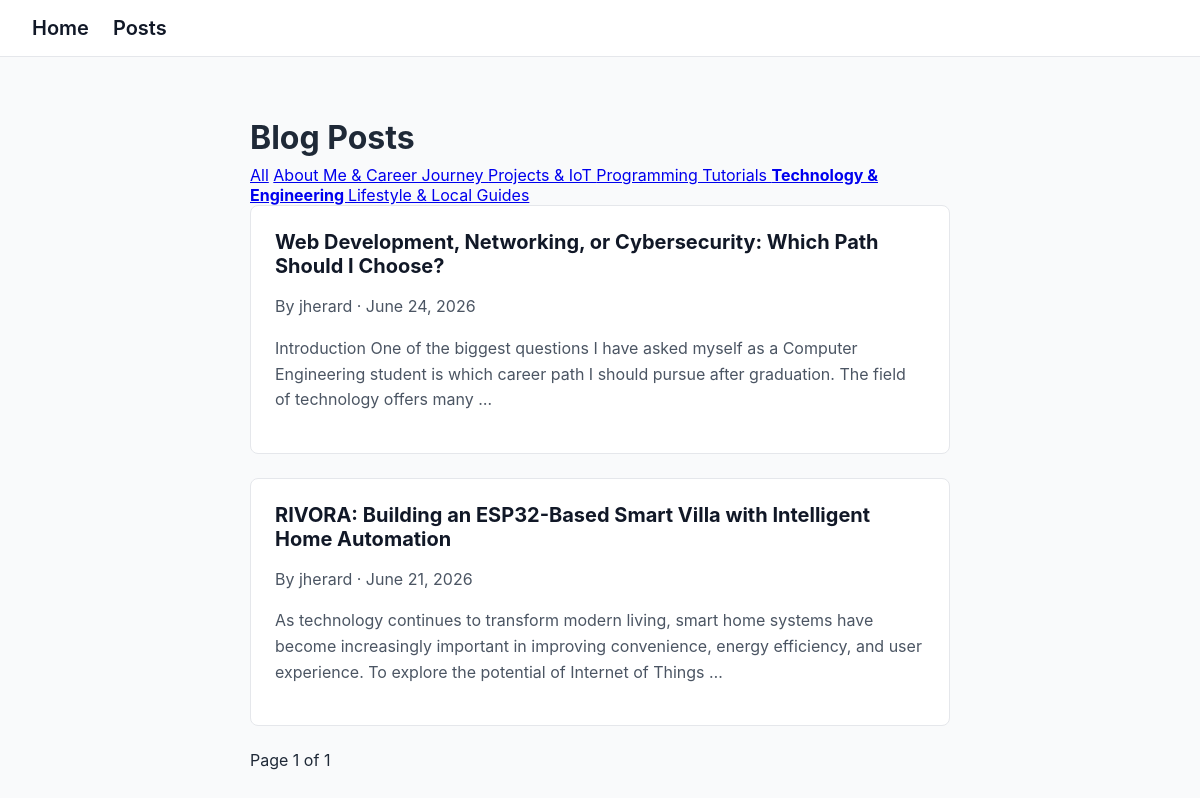
Screenshot of /posts/?category=technology-engineering with the database file from the repository.
### posts/models.py (models this page shows, shortened)
class Category(models.Model):
    name = models.CharField(max_length=100)
    slug = models.SlugField(max_length=100, unique=True)
    class Meta:
        verbose_name_plural = 'categories'

class Post(models.Model):
    STATUS_CHOICES = [
        ('draft', 'Draft'),
        ('published', 'Published'),
    ]
    status = models.CharField(max_length=10, choices=STATUS_CHOICES, default='draft')
    title = models.CharField(max_length=200)
    slug = models.SlugField(max_length=200, unique=True)
    author = models.ForeignKey(User, on_delete=models.CASCADE, related_name='posts')
    content = RichTextUploadingField()
    created_at = models.DateTimeField(auto_now_add=True)
    updated_at = models.DateTimeField(auto_now=True)
    categories = models.ManyToManyField(Category, blank=True, related_name='posts')

### posts/views.py (the view)
# urls.py: path('', views.post_list, name='post_list'),
def post_list(request):
    posts = Post.objects.filter(status='published').order_by('-created_at')
    category_slug = request.GET.get('category')
    if category_slug:
        posts = posts.filter(categories__slug=category_slug)
    paginator = Paginator(posts, 5)
    page_number = request.GET.get('page')
    page_obj = paginator.get_page(page_number)
    categories = Category.objects.all()
    return render(request, 'posts/post_list.html', {
        'page_obj': page_obj,
        'categories': categories,
        'current_category': category_slug,
    })

### posts/templates/posts/post_list.html (shortened to what this page needs)
{% extends 'posts/base.html' %}
{% block content %}
<h1>Blog Posts</h1>
<div>
    <a href="{% url 'post_list' %}">All</a>
    {% for category in categories %}
        <a href="?category={{ category.slug }}"
           {% if current_category == category.slug %}
               style="font-weight: bold; text-decoration: underline;"
           {% endif %}>
            {{ category.name }}
        </a>
    {% endfor %}
</div>
{% include 'posts/partials/post_items.html' with posts=page_obj %}
<div class="pagination">
    <span>Page {{ page_obj.number }} of {{ page_obj.paginator.num_pages }}</span>
</div>
{% endblock %}

### posts/templates/posts/partials/post_items.html (shortened to what this page needs)
{% for post in posts %}
    <article>
        <h2>
            <a href="{% url 'post_detail' post.slug %}">
                {{ post.title }}
            </a>
        </h2>
        <p>By {{ post.author }} · {{ post.created_at|date:"F j, Y" }}</p>
        <p>{{ post.content|striptags|truncatewords:30 }}</p>
    </article>
{% empty %}
    <p>No published posts yet.</p>
{% endfor %}

### static/css/style.css (style rules this page uses)
body { font-family: -apple-system, BlinkMacSystemFont, 'Segoe UI', sans-serif; background-color: #f9fafb; color: #1f2937; margin: 0; padding: 0; }
article { background-color: #ffffff; border: 1px solid #e5e7eb; border-radius: 8px; padding: 1.5rem; margin-bottom: 1.5rem; }
h1 { font-size: 2rem; font-weight: 700; margin-bottom: 0.5rem; }
h2 { font-size: 1.25rem; margin: 0 0 0.5rem 0; }
h2 a { color: #111827; text-decoration: none; }
p { line-height: 1.6; color: #4b5563; }

### rows the page displays
Category: name "About Me & Career Journey"
Category: name "Projects & IoT"
Category: name "Programming Tutorials"
Category: name "Technology & Engineering"
Category: name "Lifestyle & Local Guides"
Post: title "Web Development, Networking, or Cybersecurity: Which Path Should I Choose?", author "jherard", created_at "June 24, 2026", content "Introduction One of the biggest questions I have asked myself as a Computer Engineering student is which career path I should pursue after graduation. The field of technology offers many …"
Post: title "RIVORA: Building an ESP32-Based Smart Villa with Intelligent Home Automation", author "jherard", created_at "June 21, 2026", content "As technology continues to transform modern living, smart home systems have become increasingly important in improving convenience, energy efficiency, and user experience. To explore the potential of Internet of Things …"

### other values shown
{{ page_obj.number }} "1"
{{ page_obj.paginator.num_pages }} "1"
